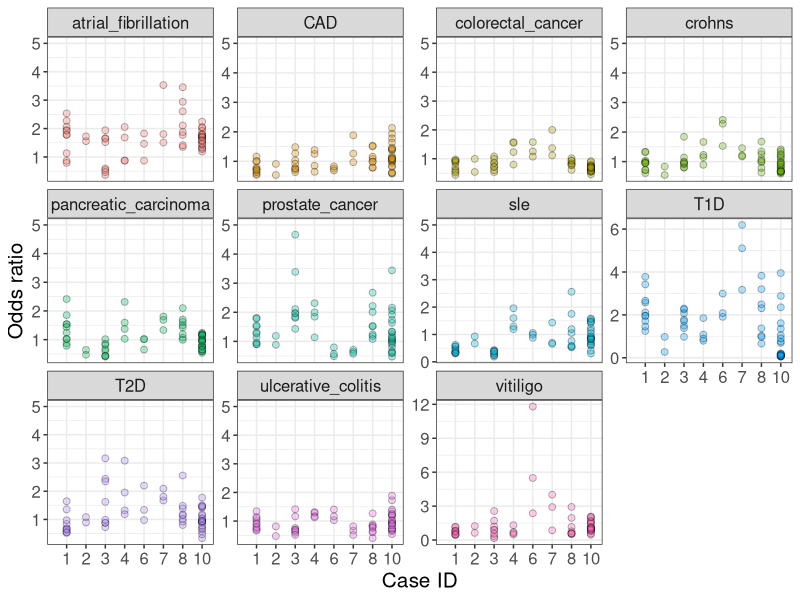
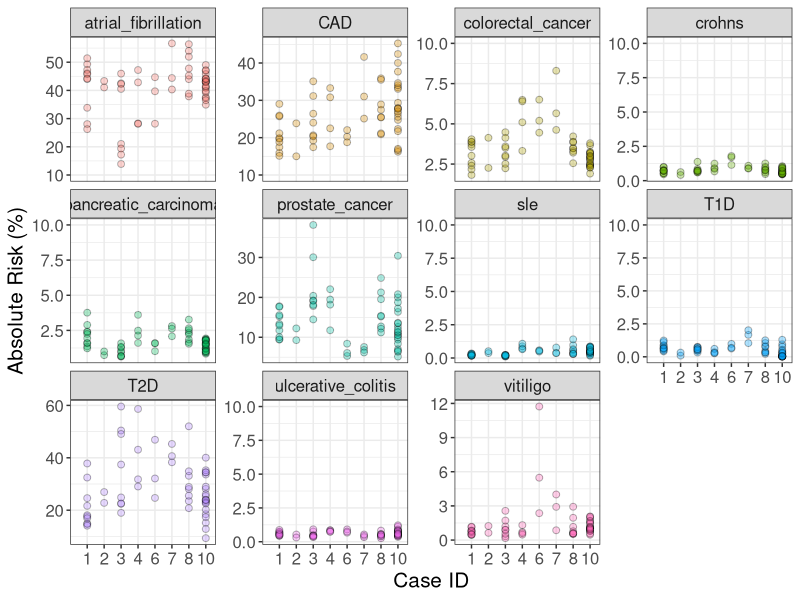

Write R code to recreate these figures, in order.
library(ggplot2)
#Read data into a table
oddsratios<-read.table("./data/retro.or.lifetimerisk.txt", header=T)

#Choose file to save figure
png("./figures/suppfig4a.png", width=1000, height=700)

#Generate plots for each phenotype with data for each family
ggplot(oddsratios,aes(x=as.factor(caseid),y=oddsratio,fill=phenotype),show.legend=FALSE) + geom_point(data=oddsratios,aes(x=as.factor(caseid),y=as.numeric(oddsratio)),shape = 21,size=2, color="black",alpha=.31,show.legend=FALSE) + facet_wrap(~ phenotype, ncol=4, scales = "free_y")+theme(panel.border = element_rect(colour = "black", fill=NA, size=0.1),strip.background = element_blank()) + theme_bw()+ylab("Odds ratio") + xlab("Case ID")+geom_blank(data=oddsratios, aes(x=0, y=5))+theme(text = element_text(size=15))
dev.off()


#Choose file to save figure
png("./figures/suppfig4b.png", width=1000, height=700)

#Generate plots for each phenotype with data for each family
ggplot(oddsratios,aes(x=as.factor(caseid),y=lifetimerisk*100,fill=phenotype),show.legend=FALSE) + geom_point(data=oddsratios,aes(x=as.factor(caseid),y=as.numeric(lifetimerisk*100)),shape = 21,size=2, color="black",alpha=.31,show.legend=FALSE) + facet_wrap(~ phenotype, ncol=4, scales = "free_y")+theme(panel.border = element_rect(colour = "black", fill=NA, size=0.1),strip.background = element_blank()) + theme_bw()+ylab("Absolute Risk (%)") + xlab("Case ID")+geom_blank(data=oddsratios, aes(x=0, y=10))+theme(text = element_text(size=15))
dev.off()